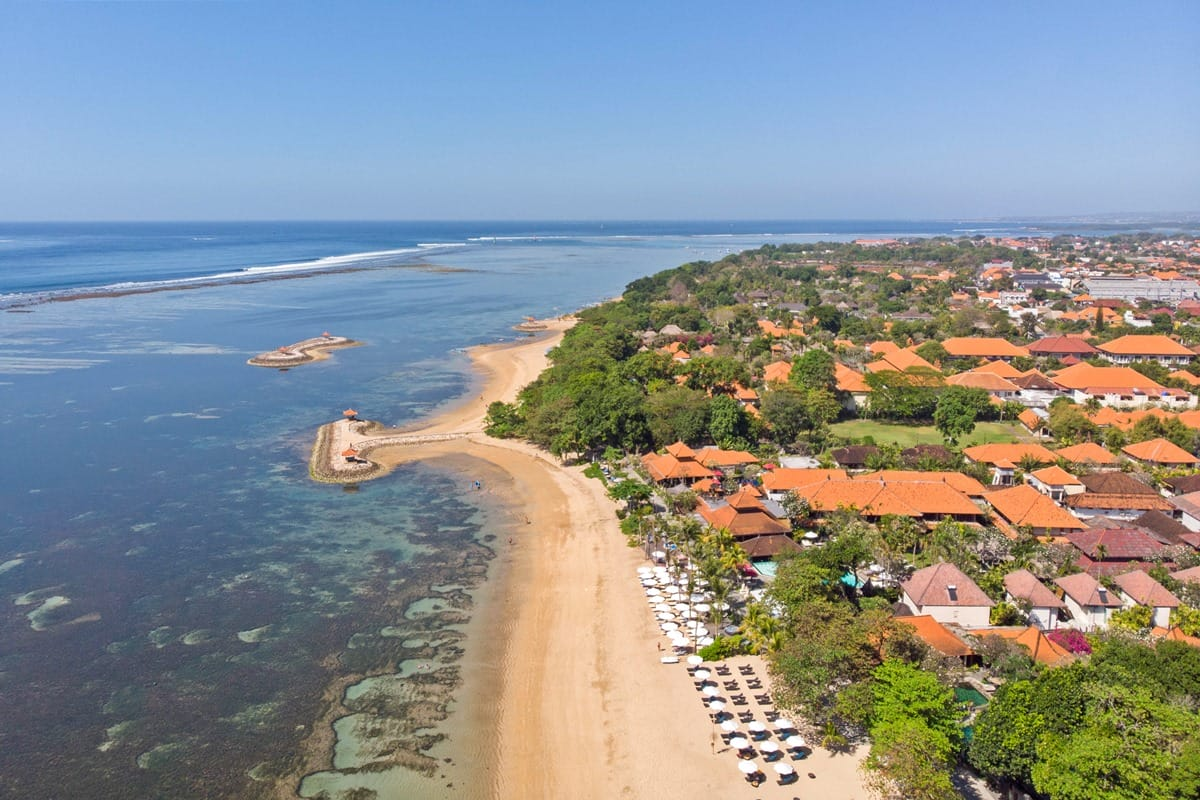
#> input picture dataset/sanur.jpg, 1200 x 800 px
$ jupyter execute tugas_jupyter.ipynb
#> lines starting #> are read from the running program, lines starting #| are printed output that depends on the picture
[cell 1]
import cv2
import numpy as np
import matplotlib.pyplot as plt

#point op
def adjust_brightness_contrast(image, alpha=1.2, beta=30):
    """
    alpha : contrast control (1.0-3.0)
    beta  : brightness control (0-100)
    """
    return cv2.convertScaleAbs(image, alpha=alpha, beta=beta)

#filter
def apply_gaussian_filter(image):
    return cv2.GaussianBlur(image, (5, 5), 0)

#Histogram
def calculate_histogram(image):
    hist = cv2.calcHist(
        [image],
        [0],
        None,
        [256],
        [0, 256]
    )
    return hist

# Main
def main():
    image_path = r"./dataset/sanur.jpg"

    image = cv2.imread(image_path)
#> image is the input picture: shape (800, 1200, 3); mean B, G, R 147.3, 144.4, 137.5
    if image is None:
        print("Error: Gambar tidak terbaca. Pastikan file ada di folder notebook!")
        return

    gray = cv2.cvtColor(image, cv2.COLOR_BGR2GRAY)
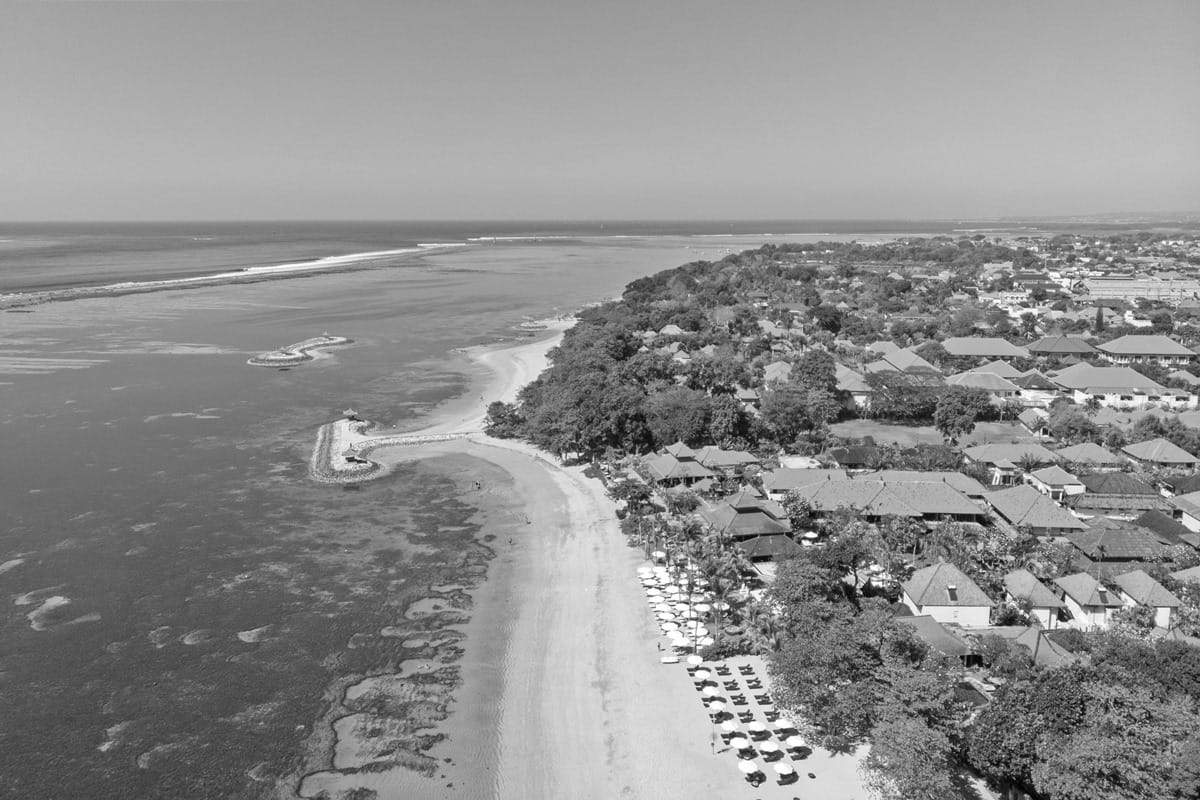
#> gray: shape (800, 1200); min 1, max 255, mean 142.7

    point_result = adjust_brightness_contrast(gray)
#> in adjust_brightness_contrast, `return cv2.convertScaleAbs(image, alpha=alpha, beta=beta)`:
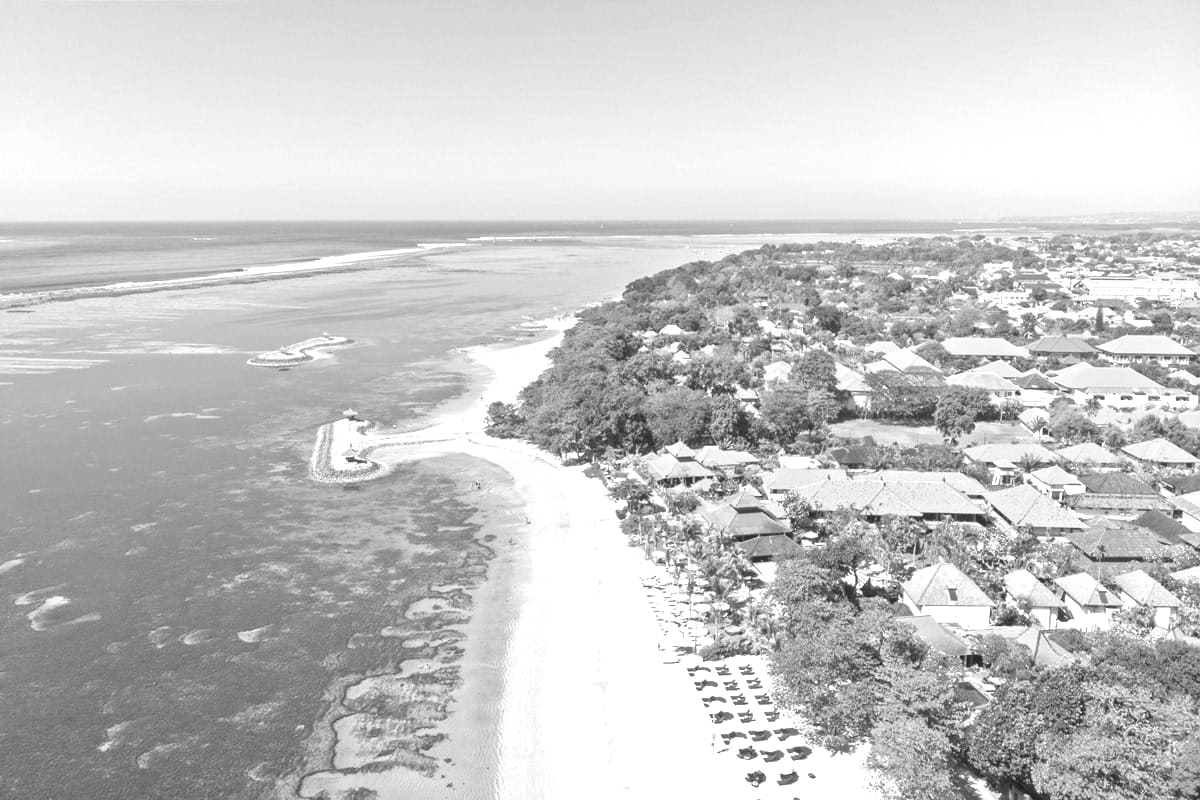
#> returned value: shape (800, 1200); min 31, max 255, mean 198.7
    filter_result = apply_gaussian_filter(gray)

    hist_original = calculate_histogram(gray)
#> in calculate_histogram, `hist = cv2.calcHist( [image], [0], None, [256], [0, 256] )`: hist = 256 values, max 16863 at index 178, min 0 at index 0, mean 3750
#> hist_original has the same summary as hist in calculate_histogram
    hist_point = calculate_histogram(point_result)
#> hist_point = 256 values, max 101335 at index 255, min 0 at index 0, mean 3750
    hist_filter = calculate_histogram(filter_result)
#> hist_filter = 256 values, max 16862 at index 178, min 0 at index 0, mean 3750

    #DIsplaykan histogr
    plt.figure(figsize=(12, 8))
    plt.subplot(3, 1, 1); plt.plot(hist_original); plt.title("Histogram Citra Asli")
    plt.subplot(3, 1, 2); plt.plot(hist_point); plt.title("Histogram Setelah Point Operation")
    plt.subplot(3, 1, 3); plt.plot(hist_filter); plt.title("Histogram Setelah Gaussian Filter")
    plt.tight_layout(); plt.show()
#> after `plt.tight_layout()`:
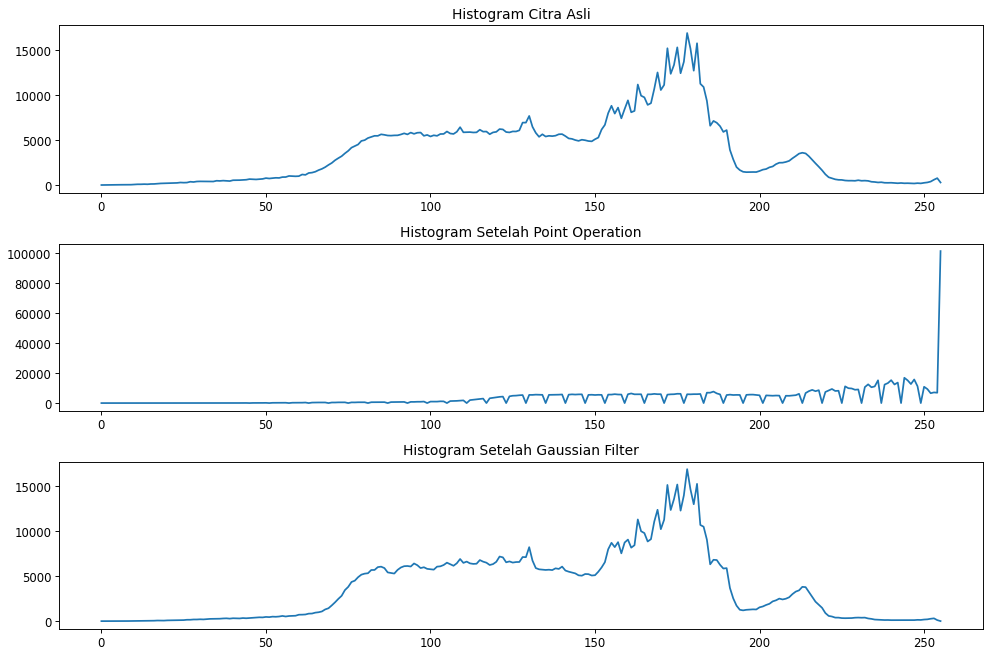
#> figure drawn by matplotlib, 3 panels; panel 1: curve peaks at x = 178, y = 16863; panel 2: curve peaks at x = 255, y = 101335; panel 3: curve peaks at x = 178, y = 16862

    #Tampilin gamber
    plt.figure(figsize=(10,4))
    plt.subplot(1,3,1); plt.imshow(gray, cmap='gray'); plt.title("Citra Asli")
    plt.subplot(1,3,2); plt.imshow(point_result, cmap='gray'); plt.title("Point Operation")
    plt.subplot(1,3,3); plt.imshow(filter_result, cmap='gray'); plt.title("Gaussian Filter")
    plt.tight_layout(); plt.show()
#> after `plt.tight_layout()`:
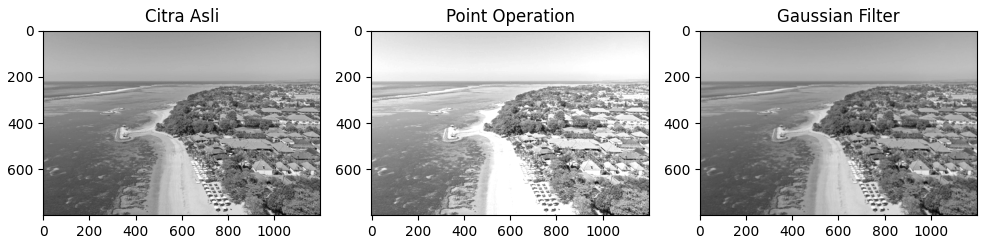
#> figure drawn by matplotlib, 3 panels


main()
